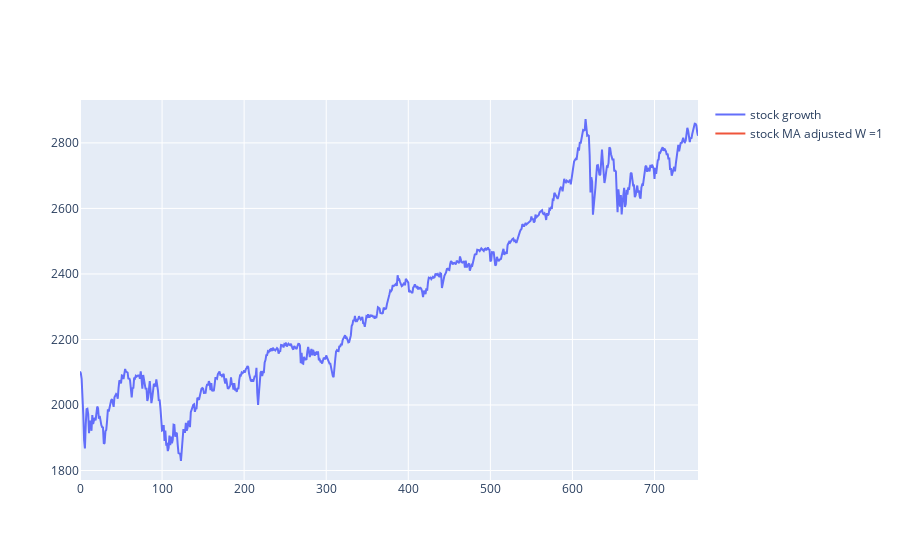

Write notebook code for a chart like this one.
### Code cell
# Setup naive benchmark, buy and hold for training data
test_data, test_data_extra = getData("testdata", data_extraWindow)
data = test_data
data_extra = test_data_extra
fig = pgo.Figure()
fig.update_layout(showlegend=True)
fig.add_trace(pgo.Scatter(x=np.arange(len(test_data)), y=test_data,
                    mode='lines',
                    name='stock growth'))
fig.add_trace(pgo.Scatter(x=np.arange(len(test_data_extra)), y=test_data_extra,
                    mode='lines',
                    name='stock MA adjusted W ={}'.format(data_extraWindow)))
fig.show()
growth_buyhold_per = (data[-1]-data[0])/data[0]

print("Naive buy & hold strategy on TEST data has a portfolio growth of {0}% per asset bought at the start of 2015 and sold at 2018".format(round(growth_buyhold_per,3)))
growth_buyhold_cash = agent.n_budget*data[0]*growth_buyhold_per
growth_buyhold = (agent.n_budget*(data-data[0]))[0:-1]
print("For current budget of {0}, this means that for {1} stocks bought in 2015 and sold in 2018 one achieves a final portfolio growth of {2}".format(formatPrice(agent.n_budget*data[0]),agent.n_budget,formatPrice(growth_buyhold_cash)))

### Figure 1 — Plotly figure (JSON) as saved in the notebook; plotly's stock layout.template omitted (floating-point values rounded to 4 significant figures; data arrays with more than 128 entries replaced by an {"elided": "..."} marker saying what was removed)
{"data": [{"mode": "lines", "name": "stock growth", "type": "scatter", "x": {"elided": "754 int values"}, "y": {"elided": "754 float values"}}, {"mode": "lines", "name": "stock MA adjusted W =1", "type": "scatter", "x": [0], "y": [2102.0]}], "layout": {"autosize": true, "showlegend": true, "xaxis": {"autorange": true, "range": [0, 753], "type": "linear"}, "yaxis": {"autorange": true, "range": [1771.0, 2931.0], "type": "linear"}}}
